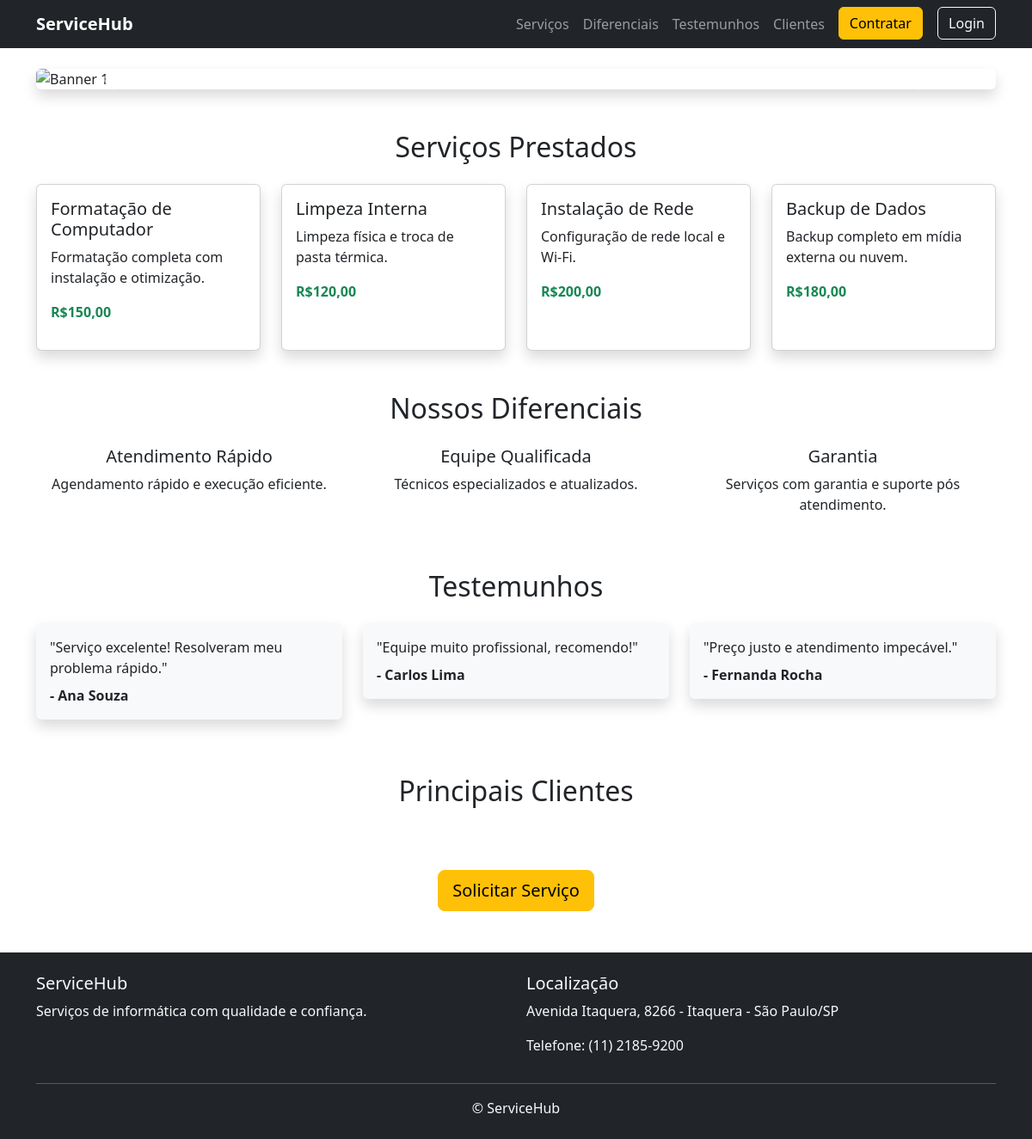
The page / on the database its author committed.
### tables this page shows
CREATE TABLE IF NOT EXISTS servicos (
  id INT NOT NULL AUTO_INCREMENT,
  nome VARCHAR(100) NOT NULL,
  descricao TEXT NOT NULL,
  preco DECIMAL(10,2) NOT NULL,
  descontinuado BIT NOT NULL DEFAULT 0,
  PRIMARY KEY (id)
);

### config/conexao.php (called while the page is built, shortened)
<?php
function obterPdo():PDO{
$host = "10.91.47.42";
$db = "servicehubdb01";
$user = "root";
$pass = "P@ssw0rd";
static $pdo;
try{
    $pdo = new PDO("mysql:host=$host;dbname=$db;charset=utf8",$user,$pass);
    $pdo->setAttribute(PDO::ATTR_ERRMODE,PDO::ERRMODE_EXCEPTION);
}catch(PDOException $e){
    die("Erro na conexão: ".$e->getMessage());
}
return $pdo;
}

### index.php (the view, shortened to what this page needs)
<?php
include_once "config/conexao.php";
$cmd = obterPdo()->prepare("SELECT * FROM servicos WHERE descontinuado=b'0'");
$cmd -> execute();
$servicos = $cmd -> fetchAll(PDO::FETCH_ASSOC);
include "includes/header.php";
include "includes/menu.php";
?>
<header class="container mt-4">
  <div id="carouselExample" class="carousel slide" data-bs-ride="carousel">
    <div class="carousel-inner rounded shadow">
      <div class="carousel-item active">
        <img src="assets/img/banner1.jpg" class="d-block w-100 banner-img" alt="Banner 1">
      </div>
    </div>
    <button class="carousel-control-prev" type="button" data-bs-target="#carouselExample" data-bs-slide="prev">
      <span class="carousel-control-prev-icon"></span>
    </button>
    <button class="carousel-control-next" type="button" data-bs-target="#carouselExample" data-bs-slide="next">
      <span class="carousel-control-next-icon"></span>
    </button>
  </div>
</header>
<main class="container mt-5">
  <section id="servicos">
    <h2 class="text-center mb-4">Serviços Prestados</h2>
    <div class="row g-4">
    <?php foreach($servicos as $servico): ?>
        <div class="col-md-3">
          <article class="card shadow h-100">
            <div class="card-body">
              <h5><?= $servico['nome'] ?></h5>
              <p><?= $servico['descricao'] ?></p>
              <p class="fw-bold text-success">R$<?= number_format($servico['preco'], 2, ',' , '.') ?></p>
            </div>
          </article>
        </div>
    <?php endforeach; ?>
    </div>
  </section>
  <section id="diferenciais" class="mt-5">
    <h2 class="text-center mb-4">Nossos Diferenciais</h2>
    <div class="row text-center">
      <div class="col-md-4">
        <h5>Atendimento Rápido</h5>
        <p>Agendamento rápido e execução eficiente.</p>
      </div>
      <div class="col-md-4">
        <h5>Equipe Qualificada</h5>
        <p>Técnicos especializados e atualizados.</p>
      </div>
      <div class="col-md-4">
        <h5>Garantia</h5>
        <p>Serviços com garantia e suporte pós atendimento.</p>
      </div>
    </div>
  </section>
  <section id="testemunhos" class="mt-5">
    <h2 class="text-center mb-4">Testemunhos</h2>
    <div class="row">
      <div class="col-md-4">
        <blockquote class="p-3 bg-light shadow rounded">
          "Serviço excelente! Resolveram meu problema rápido."
          <footer class="mt-2 fw-bold">- Ana Souza</footer>
        </blockquote>
      </div>
      <div class="col-md-4">
        <blockquote class="p-3 bg-light shadow rounded">
          "Equipe muito profissional, recomendo!"
          <footer class="mt-2 fw-bold">- Carlos Lima</footer>
        </blockquote>
      </div>
      <div class="col-md-4">
        <blockquote class="p-3 bg-light shadow rounded">
          "Preço justo e atendimento impecável."
          <footer class="mt-2 fw-bold">- Fernanda Rocha</footer>
        </blockquote>
      </div>
    </div>
  </section>
  <section id="clientes" class="mt-5">
    <h2 class="text-center mb-4">Principais Clientes</h2>
  </section>
  <div class="text-center mt-5">
    <a href="contratar.php" class="btn btn-lg btn-warning">Solicitar Serviço</a>
  </div>
</main>
<?php
include "includes/footer.php";
?>

### includes/header.php (shortened to what this page needs)
<!DOCTYPE html>
<html lang="pt-br">
<head>
  <link href="https://cdn.jsdelivr.net/npm/bootstrap@5.3.3/dist/css/bootstrap.min.css" rel="stylesheet">
  <link rel="stylesheet" href="assets/css/style.css">
</head>
<body>

### includes/menu.php (shortened to what this page needs)
<nav class="navbar navbar-expand-lg navbar-dark bg-dark">
  <div class="container">
    <a class="navbar-brand fw-bold" href="index.php">ServiceHub</a>
    <div class="collapse navbar-collapse" id="menuNav">
      <ul class="navbar-nav ms-auto">
        <li class="nav-item"><a class="nav-link" href="index.php#servicos">Serviços</a></li>
        <li class="nav-item"><a class="nav-link" href="index.php#diferenciais">Diferenciais</a></li>
        <li class="nav-item"><a class="nav-link" href="index.php#testemunhos">Testemunhos</a></li>
        <li class="nav-item"><a class="nav-link" href="index.php#clientes">Clientes</a></li>
        <li class="nav-item">
          <a class="btn btn-warning ms-2" href="contratar.php">Contratar</a>
        </li>
        <<?php if(isset($_SESSION["usuario_id"])):?>
        <?php  if($_SESSION["tipo"] == 1):?>
            <li class="nav-item">
              <a class="btn btn-outline-light ms-2" href="admin_dashboard.
              php">Painel Admin</a>
            </li>
              <?php else : ?>
            <li class="nav-item">
              <a class="btn btn-outline-light ms-2" href="cliente_dashboard.
              php">Painel Cliente</a>
            </li>
              <?php endif; ?>
          <li class="nav-item">
            <a class="btn btn-danger ms-2" href="logout.php">Sair</a>
          </li>
              <?php else:?>
          <li class="nav-item">
            <a class="btn btn-outline-light ms-2" href="login.php">Login</a>
          </li>
          <?php endif; ?>
      </ul>
    </div>
  </div>
</nav>

### includes/footer.php (shortened to what this page needs)
<footer class="bg-dark text-light mt-5 p-4">
  <div class="container">
    <div class="row">
      <div class="col-md-6">
        <h5>ServiceHub</h5>
        <p>Serviços de informática com qualidade e confiança.</p>
      </div>
      <div class="col-md-6">
        <h5>Localização</h5>
        <p>Avenida Itaquera, 8266 - Itaquera - São Paulo/SP</p>
        <p>Telefone: (11) 2185-9200</p>
      </div>
    </div>
    <hr>
    <p class="text-center mb-0">&copy; ServiceHub</p>
  </div>
</footer>
</body>
</html>

### rows shown on the page
servicos: nome "Formatação de Computador", descricao "Formatação completa com instalação e otimização.", preco "150,00"
servicos: nome "Limpeza Interna", descricao "Limpeza física e troca de pasta térmica.", preco "120,00"
servicos: nome "Instalação de Rede", descricao "Configuração de rede local e Wi-Fi.", preco "200,00"
servicos: nome "Backup de Dados", descricao "Backup completo em mídia externa ou nuvem.", preco "180,00"
